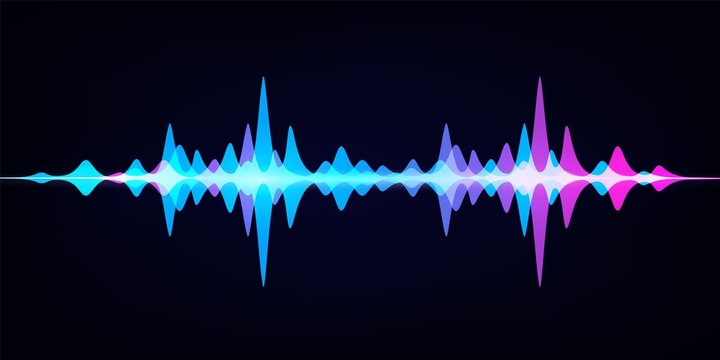
#> input picture Audio_Data_Processing/AudioWave.jpg, 720 x 360 px
$ python -i p2a_processor.py   (imports and definitions only)
#> lines starting #> are read from the running program, lines starting #| are printed output that depends on the picture
from PIL import Image
import os

def pillow(path):
    output_txt = os.path.join('pic2ascii','filehandling', 'output.txt')
    with open(output_txt,'w') as output:
        with Image.open(path) as im:
#> im is the input picture: PIL image 720x360 RGB; mean R, G, B 13.7, 19.4, 42.8
            im = im.convert('L')
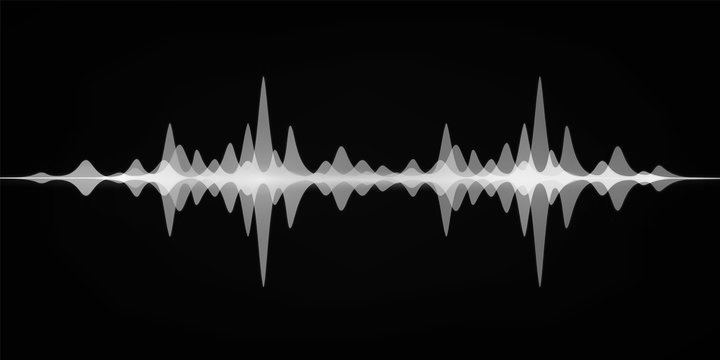
#> im: PIL image 720x360 L; min 1, max 253, mean 20.3
            im = im.resize((60,30))
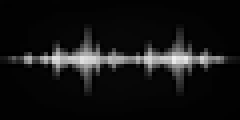
#> im: PIL image 60x30 L (shown 4 times larger); min 0, max 240, mean 20.3
            chars = '.:-=+*#%@'
            for y in range(im.size[1]):
                for x in range(im.size[0]):
                    gray = im.getpixel((x,y))
                    char = chars[gray * len(chars) // 355]
                    output.write(char)
                output.write('\n')
    with open(output_txt,'r') as output:
        final_output = output.read()
    os.remove(path)
    os.remove(output_txt)
    return final_output

>>> result = pillow('../../../Audio_Data_Processing/AudioWave.jpg')
